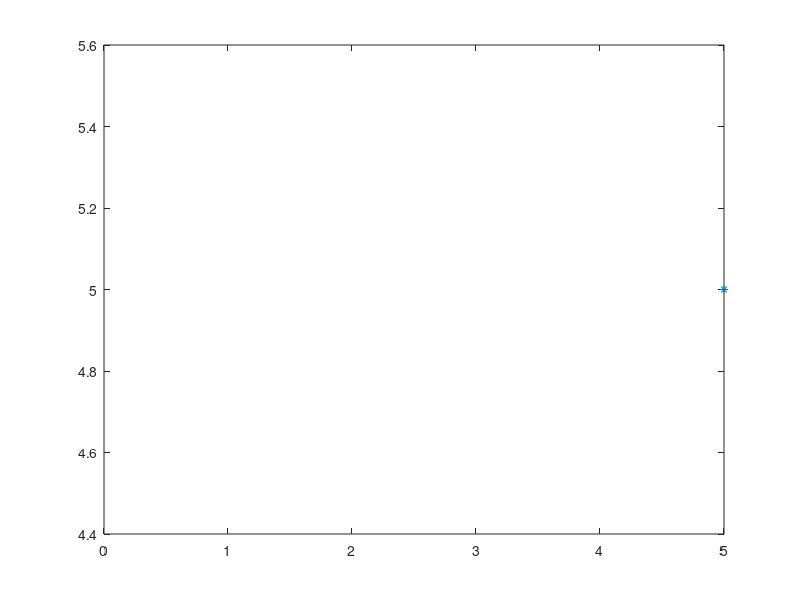

This chart was generated by the following MATLAB code:
clear variables;
%a) bernoulie
clear variables;
S=input("What is the number of sim=");
p=input("prob of succes=");

U=rand(1,S);
X=U<p;
U_x=unique(X);
freq=hist(X,length(U_x))/S;
[U_x;freq]

 
%b) binomial
S=input("What is the number of sim=");
p=input("prob of succes=");
n=input("number of trials=")
U=rand(n,S);
X=sum(U<p);
X=X;
U_x=unique(X);
freq=hist(X,length(U_x));
B_x=[0:n];
B_y=binopdf(B_x,n,p);
plot(U_x,freq,"*",B_x,B_y,'o');

%c) geometric
S=input("What is the number of sim=");
p=input("prob of succes=");
freq=[]
for i=1:n
    genn=0
    num=0
    while genn~=0
        num=num+1;
        genn=rand(0,1)>p;
    end
    freq(i)=num;
end

%d) pascal

